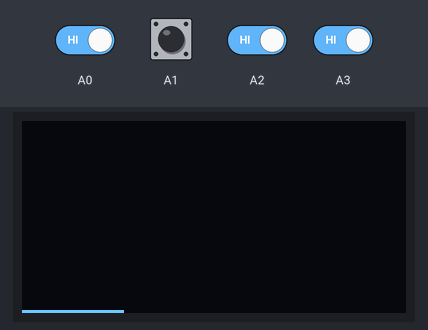
Bench run of a sketch on a simulated Arduino Leonardo, built with avr-gcc and run on an emulated ATmega32U4. Shown: 128×64 one-colour display. The test bench sets the inputs (shaded band); at power-on: A0–3 HIGH. USB keyboard and mouse output is not drawn; what the sketch prints to the serial monitor is not drawn.

Above: at 4.3 s.
4.4 s: A3 driven LOW
At 5.78 s:
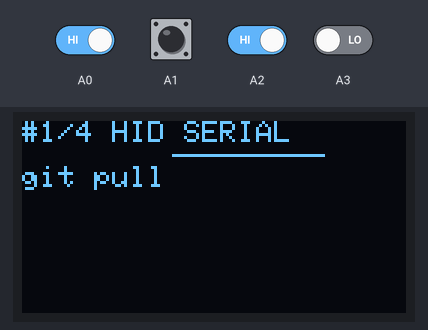
7.4 s: A0 driven LOW
At 7.95 s:
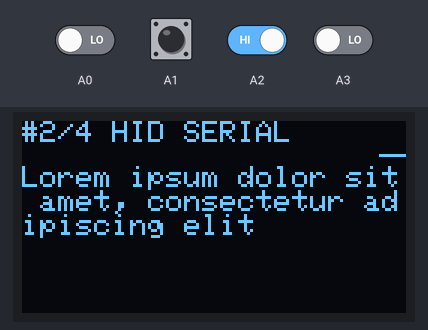
10.4 s: A2 driven LOW
At 10.83 s:
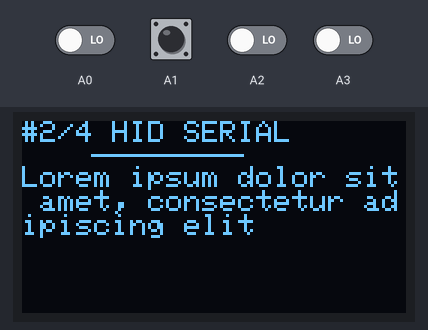
12.1 s: A3 driven HIGH
At 12.22 s:
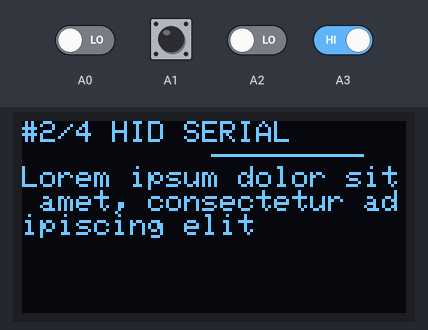
13.6 s: A0 driven HIGH
At 14.22 s:
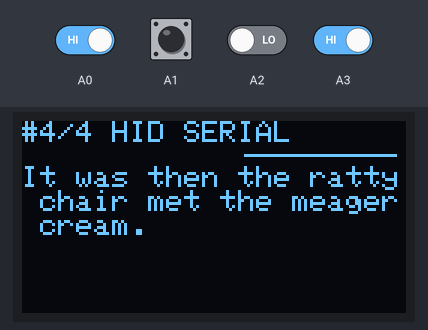
15.3 s: A2 driven HIGH
At 15.51 s:
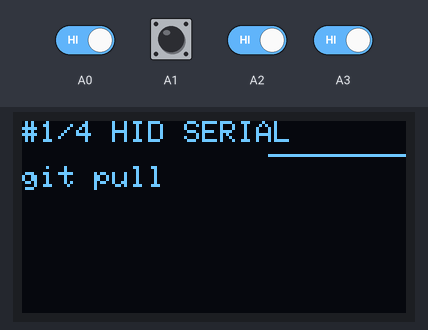

Measured:
- after the input at 7.4 s, the display: first differs from a run without the input after 0.40 s (image 2)
- after the input at 13.6 s, the display: first differs from a run without the input after 0.24 s (image 5 shows a later state)

The sketch:

keys.ino
```cpp
#include <SPI.h>
#include <Wire.h>
#include <Keyboard.h>
#include <Adafruit_GFX.h>
#include <Adafruit_SSD1306.h>

#include "macro.h"

#define macroArrayLen (sizeof(macroArray) / sizeof(String))

#define OLED_MOSI   9
#define OLED_CLK   10
#define OLED_DC    6
#define OLED_CS    7
#define OLED_RESET 8
Adafruit_SSD1306 display(OLED_MOSI, OLED_CLK, OLED_DC, OLED_RESET, OLED_CS);

int selectedMacro = 0;

int button1State;
int lastButton1State = LOW;
int button2State;
int lastButton2State = LOW;
int button3State;
int lastButton3State = LOW;
int button4State;
int lastButton4State = LOW;

int changeModeLen = 0;
int changeModeDelay = 0;

unsigned long button1debounceTime = 0;
unsigned long button2debounceTime = 0;
unsigned long button3debounceTime = 0;
unsigned long button4debounceTime = 0;

bool waitUntilKey2Up = false;
bool waitUntilKey4Up = false;

unsigned long debounceDelay = 200;

int lineShift = 0;
int lineLen = 50;

void setup()   {
  pinMode(A0, INPUT);
  pinMode(A1, INPUT);
  pinMode(A2, INPUT);
  pinMode(A3, INPUT);

  Serial.begin(9600);
  Keyboard.begin();

  display.begin(SSD1306_SWITCHCAPVCC);

  // Clear the buffer.
  display.clearDisplay();

  display.setTextSize(1);
  display.setTextColor(WHITE);
  display.setCursor(0,0);
  display.println("SMART MACRO BOARD");
  display.display();
  delay(500);

  display.setCursor(0,20);
  display.println("Initializing");
  display.display();
  delay(500);

  display.setCursor(0,30);
  display.print("Found ");
  display.print(macroArrayLen);
  display.print(" macroses");
  display.display();

  delay(2000);
}

void loop() {
    display.clearDisplay();

    display.drawLine(lineShift, 11, lineShift + lineLen, 11, WHITE);

    lineShift++;

    if((lineShift + lineLen) > 128 + lineLen){
      lineShift = 0 - lineLen;
    }

    int reading1 = digitalRead(A0);
    int reading2 = digitalRead(A1);
    int reading3 = digitalRead(A2);
    int reading4 = digitalRead(A3);

    if (reading1 != button1State) {
        button1State = reading1;
        button1debounceTime = 0;
    }

    if(millis() - button1debounceTime > debounceDelay){
      button1debounceTime = millis();
      if(button1State== HIGH){
        selectedMacro--;
      }
    }

    if (reading2 != button2State) {
      button2State = reading2;
    }

    if (reading3 != button3State) {
      button3State = reading3;
      button3debounceTime = 0;
    }

    if(millis() - button3debounceTime > debounceDelay){
      button3debounceTime = millis();
      if(button3State== HIGH){
        selectedMacro++;
      }
    }

    if (reading4 != button4State) {
      button4State = reading4;
    }

    if(selectedMacro == macroArrayLen){
      selectedMacro = 0;
    }

    if(selectedMacro < 0){
      selectedMacro = macroArrayLen - 1;
    }

    if(button2State== HIGH){
      if((millis() - changeModeDelay) > 5){
        changeModeLen = changeModeLen + 3;
        changeModeDelay = millis();
      }else{
        changeModeDelay++;
      }
    }else{
      waitUntilKey2Up = false;
      changeModeLen = 0;
      changeModeDelay = 0;
    }

    if(button4State== HIGH){
      if(!waitUntilKey4Up){
        Serial.println(macroArray[selectedMacro]);
        Keyboard.print(macroArray[selectedMacro]);
        Keyboard.write(13);
        Keyboard.write(10);

        delay(50);
        waitUntilKey4Up = false;
      }
    }else{
      waitUntilKey4Up = false;
    }

    display.setTextSize(1);
    display.setCursor(0, 0);
    display.print("#");
    display.print(selectedMacro + 1);
    display.print("/");
    display.print(macroArrayLen);
    display.print(" HID SERIAL");

    display.setTextSize(1);
    display.setCursor(0, 15);
    display.println(macroArray[selectedMacro]);

    if(changeModeLen < 0){
      changeModeLen = 0;
    }

    if(changeModeLen > 0){
      if(!waitUntilKey2Up){
        display.clearDisplay();

        display.setTextSize(2);
        display.setCursor(5, 10);
//        display.println("Change \r\n mode?");

        display.drawLine(0, 63, changeModeLen, 63, WHITE);
      }
    }

    if(changeModeLen >= 128){
      waitUntilKey2Up = true;
    }

    display.display();

    delay(2);
}
```

macro.h
```cpp
const String macroArray[] = {
    "git pull",
    "Lorem ipsum dolor sit amet, consectetur adipiscing elit",
    "The tense watch milks into the cheerful percentage.",
    "It was then the ratty chair met the meager cream.",
//    "The both hire replys into the scratchy exit."
//    "The elliptical presentation can't carve the particular.",
//    "Did the chunky boy really challenge the stuff?",
//    "What if the breezy commission ate the source?",
//    "The soulful breast can't program the success.",
//    "Did the tinted split really print the amount?",
//    "What if the altruistic start ate the cry?"
};
```
